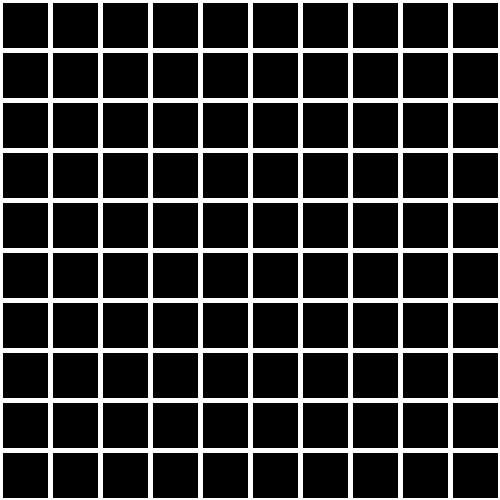
Frame 1 (no input)
Frame 60 (the mouse pressed at the canvas centre just before this capture): identical to frame 1, image omitted
Frame 120 (the mouse held since frame 60 and released just before this capture): identical to frame 1, image omitted

The Processing sketch that drew this single still picture (run headless with seeded random() and noise(); from frame 60 on, the mouse is pressed at the canvas centre):

// Processing sketch: Ilusion_optica_con_forloop
// ── Ilusion_optica_con_forloop.pde
//ilusion optica simple que consiste en ver puntos grises cuando no existen
void setup() {
  size(500, 500);
  stroke(255);
  strokeWeight(5);
  fill(0);
}
void draw() {
  for (int i=0; i<10; i++) {
    for (int j=0; j<10; j++) {
      rect(i*50, j*50, 50, 50);
    }
  }
}
